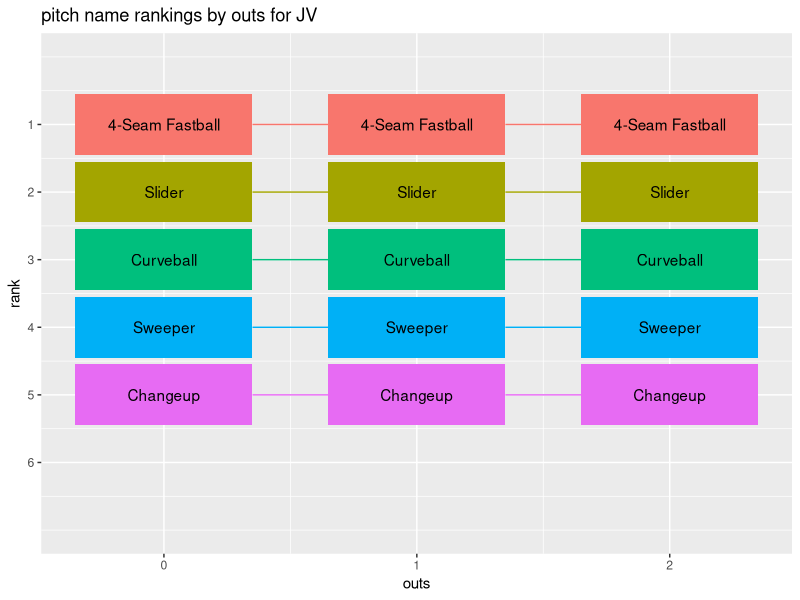

Recreate this plot in R.
library(tidyverse)
library(dplyr)
library(ggplot2)

jv_data <- read_csv("data/pitcher_verlander.csv")

jv_data_vis1 <- jv_data %>% select(outs_when_up, pitch_name)

jv_data_vis1 <- jv_data %>% filter(!is.na(pitch_name), !is.na(outs_when_up))

#adapting code from class

outs_totals <- jv_data_vis1 %>% count(outs_when_up, name = "total")

probs <- jv_data_vis1 %>% inner_join(outs_totals, by = "outs_when_up") %>% group_by(pitch_name, outs_when_up, total) %>%
  summarize(p = n() / total[1], .groups = "drop_last") %>% arrange(outs_when_up, desc(p)) %>%
  group_by(outs_when_up) %>% mutate(rank = row_number()) %>%
  ungroup()

rank_pitch_outs <- probs %>% select(-p, -total)

#come back later to add in na value if necessary, i dont know

pitch_order <- rank_pitch_outs %>% group_by(pitch_name) %>% summarize(mr = mean(rank), .groups = "drop") %>%
  arrange(mr) %>% `[[`("pitch_name")



rank_pitch_outs$pitch_name <- factor(rank_pitch_outs$pitch_name, levels = pitch_order)

rank_pitch_outs$outs_when_up <- factor(rank_pitch_outs$outs_when_up, levels = c("0", "1", "2"))

outs_to_x <- function(r) {
  x <- c("0" = 0, "1" = 1, "2" = 2)
  x[as.character(r)]
}

outs_0 <- rank_pitch_outs %>% filter(outs_when_up == "0")
outs_1 <- rank_pitch_outs %>% filter(outs_when_up =="1")
outs_2 <- rank_pitch_outs %>% filter(outs_when_up =="2")

line_data_0_1 <- outs_0 %>% left_join(outs_1, by = "pitch_name") %>% select(-outs_when_up.x, -outs_when_up.y)
line_data_1_2 <- outs_1 %>% left_join(outs_2, by = "pitch_name") %>% select(-outs_when_up.x, -outs_when_up.y)


plot <- (ggplot(rank_pitch_outs) +
           geom_rect(aes(xmin = outs_to_x(outs_when_up) - 0.35, xmax = outs_to_x(outs_when_up) + 0.35, ymin = rank - 0.45, ymax = rank + 0.45, fill = pitch_name), show.legend = FALSE) +
           geom_text(aes(x = outs_to_x(outs_when_up), y = rank, label = pitch_name)) +
           geom_segment(data = line_data_0_1, aes(x = 0.35, xend = 0.65, y = rank.x, yend = rank.y, color = pitch_name), show.legend = FALSE) +
           geom_segment(data = line_data_1_2, aes(x = 1.35, xend = 1.65, y = rank.x, yend = rank.y, color = pitch_name), show.legend = FALSE) +
           scale_y_reverse(limits = c(7, 0), breaks = 1:6) +
           scale_x_continuous(breaks = 0:2, labels = c("0", "1", "2")) +
           labs(x = "outs", y = "rank", title = "pitch name rankings by outs for JV "))

plot


#order by average speed?
